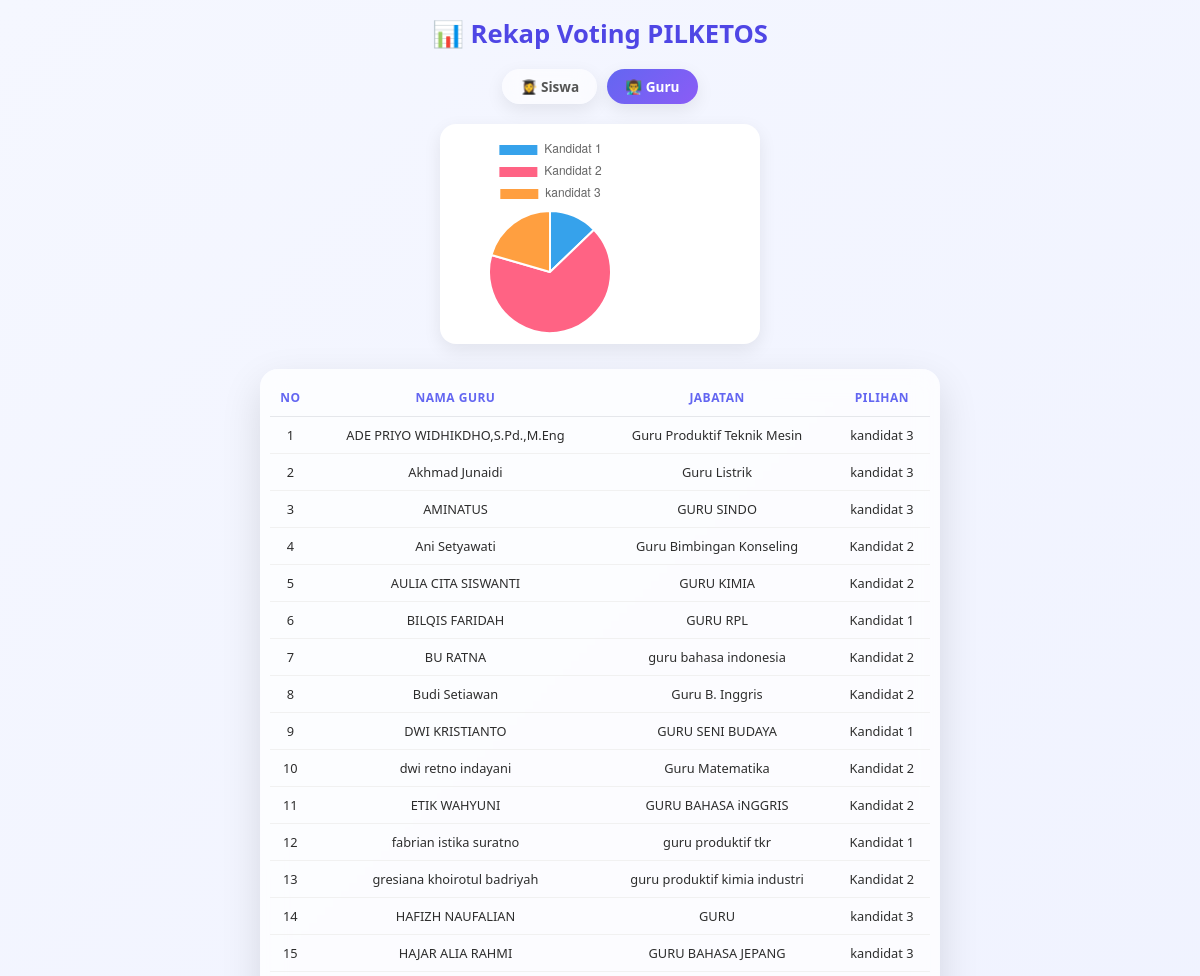
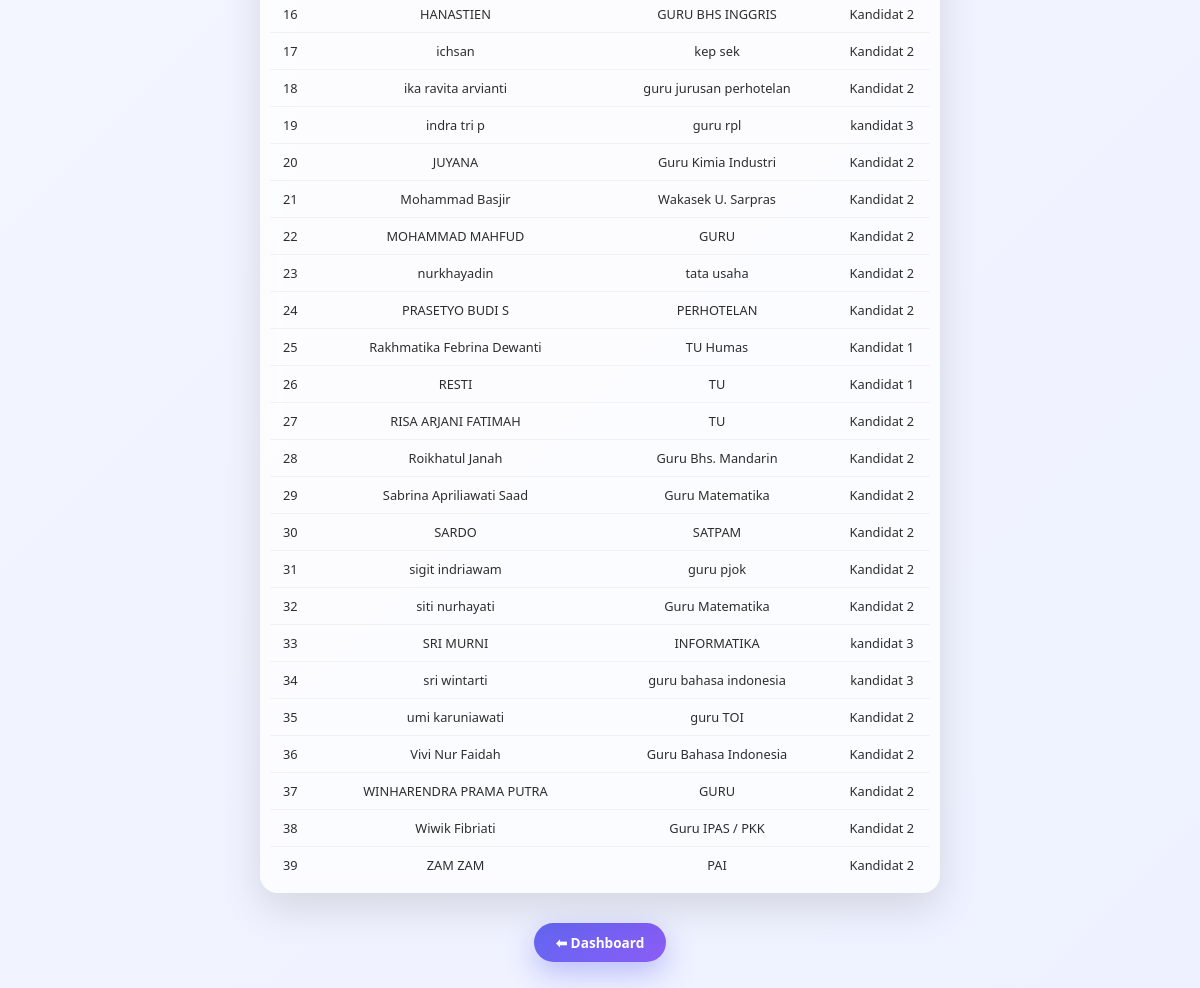
/voting_admin/data_pemilih.php?tab=guru (signed in), run on the app's committed database (2 pictures, top to bottom).
### tables this page shows
CREATE TABLE `guru_admin` (
  `id` int(11) NOT NULL,
  `username` varchar(100) NOT NULL,
  `password` varchar(100) NOT NULL,
  `has_voted` tinyint(1) DEFAULT 0,
  `candidate_id` int(11) DEFAULT NULL,
  `voted_at` datetime DEFAULT NULL,
  `mapel` varchar(100) DEFAULT NULL
);

CREATE TABLE `candidates` (
  `id` int(11) NOT NULL,
  `name` varchar(100) NOT NULL,
  `photo` varchar(255) NOT NULL,
  `visi` text NOT NULL,
  `misi` text NOT NULL,
  `votes` int(11) DEFAULT 0,
  `vote` int(11) NOT NULL DEFAULT 0
);

### voting_admin/data_pemilih.php (the view, shortened to what this page needs)
<?php
include "koneksi.php";
$tab = $_GET['tab'] ?? 'siswa';
$dataGuru = mysqli_query($koneksi, "
    SELECT
        g.username AS nama,
        g.mapel,
        c.name AS kandidat
    FROM guru_admin g
    LEFT JOIN candidates c ON g.candidate_id = c.id
    ORDER BY g.username ASC
");
$qGrafikSiswa = mysqli_query($koneksi, "
    SELECT
        v.class,
        c.name AS kandidat,
        COUNT(*) AS total
    FROM voters v
    JOIN candidates c ON v.candidate_id = c.id
    GROUP BY v.class, c.name
");
$grafikSiswa = [];
while ($r = mysqli_fetch_assoc($qGrafikSiswa)) {
    $grafikSiswa[] = $r;
}
$qGrafikGuru = mysqli_query($koneksi, "
    SELECT
        c.name AS kandidat,
        COUNT(*) AS total
    FROM guru_admin g
    JOIN candidates c ON g.candidate_id = c.id
    GROUP BY c.name
");
$grafikGuru = [];
while ($r = mysqli_fetch_assoc($qGrafikGuru)) {
    $grafikGuru[] = $r;
}
?>
<!DOCTYPE html>
<html lang="id">
<head>
<link rel="stylesheet" href="style/data_pemilih.css">
</head>
<body>
<h2>📊 Rekap Voting PILKETOS</h2>
<div class="tabs">
    <a href="?tab=siswa" class="<?= $tab=='siswa'?'active':'' ?>">👩‍🎓 Siswa</a>
    <a href="?tab=guru" class="<?= $tab=='guru'?'active':'' ?>">👨‍🏫 Guru</a>
</div>
<?php if ($tab == 'guru'): ?>
<div class="chart-box">
    <canvas id="chartGuru"></canvas>
</div>
<div class="table-wrap">
<table>
<tr>
    <th>No</th>
    <th>Nama Guru</th>
    <th>Jabatan</th>
    <th>Pilihan</th>
</tr>
<?php
$no = 1;
while ($g = mysqli_fetch_assoc($dataGuru)):
?>
<tr>
    <td><?= $no++ ?></td>
    <td><?= htmlspecialchars($g['nama']) ?></td>
    <td><?= htmlspecialchars($g['mapel']) ?></td>
    <td><?= htmlspecialchars($g['kandidat'] ?? 'Belum memilih') ?></td>
</tr>
<?php endwhile; ?>
</table>
</div>
<?php endif; ?>
<a href="dashboard.php" class="back">⬅ Dashboard</a>
<script>
// ================= GRAFIK SISWA =================
<?php if ($tab == 'siswa'): ?>
const siswaData = <?= json_encode($grafikSiswa) ?>;
const kelas = [...new Set(siswaData.map(d => d.class))];
const kandidat = [...new Set(siswaData.map(d => d.kandidat))];
const datasets = kandidat.map(k => ({
    label: k,
    data: kelas.map(c => {
        const f = siswaData.find(d => d.class === c && d.kandidat === k);
        return f ? f.total : 0;
    })
}));
new Chart(document.getElementById('chartSiswa'), {
    type: 'bar',
    data: { labels: kelas, datasets },
    options: {
        responsive: true,
        plugins: { legend: { position: 'bottom' } }
    }
});
<?php endif; ?>
// ================= GRAFIK GURU =================
<?php if ($tab == 'guru'): ?>
const guruData = <?= json_encode($grafikGuru) ?>;
new Chart(document.getElementById('chartGuru'), {
    type: 'pie',
    data: {
        labels: guruData.map(d => d.kandidat),
        datasets: [{
            data: guruData.map(d => d.total)
        }]
    },
    options: { responsive: true }
});
<?php endif; ?>
</script>
</body>
</html>

### voting_admin/style/data_pemilih.css (style rules this page uses)
* { margin: 0; padding: 0; box-sizing: border-box; }
body { font-family: 'Poppins', system-ui, sans-serif; background: linear-gradient(135deg, #f5f7ff, #eef1ff); color: #2d2d2d; padding: 16px; }
h2 { text-align: center; font-size: 1.6rem; font-weight: 700; color: #4f46e5; margin-bottom: 18px; }
.tabs { display: flex; justify-content: center; gap: 10px; margin-bottom: 20px; flex-wrap: wrap; }
.tabs a { padding: 8px 18px; border-radius: 999px; background: rgba(255,255,255,0.6); backdrop-filter: blur(10px); text-decoration: none; font-weight: 600; font-size: 0.85rem; color: #555; transition: all .25s ease; box-shadow: 0 6px 18px rgba(0,0,0,0.08); }
.tabs a.active { background: linear-gradient(135deg, #6366f1, #8b5cf6); color: #fff; }
.table-wrap { max-width: 680px; margin: 0 auto 28px; background: rgba(255,255,255,0.75); backdrop-filter: blur(12px); border-radius: 18px; padding: 10px; box-shadow: 0 15px 40px rgba(0,0,0,0.12); overflow-x: auto; }
table { width: 100%; border-collapse: collapse; }
th { font-size: 0.75rem; text-transform: uppercase; letter-spacing: .04em; padding: 10px 6px; color: #6366f1; border-bottom: 1px solid #e5e7eb; }
td { padding: 9px 6px; font-size: 0.8rem; text-align: center; border-bottom: 1px solid #f1f1f1; }
tr:last-child td { border-bottom: none; }
.chart-box { width: 320px; height: 220px; margin: 15px auto 25px; padding: 10px; background: #fff; border-radius: 16px; box-shadow: 0 6px 18px rgba(0,0,0,.08); }
.back { display: block; margin: 30px auto 10px; width: max-content; padding: 10px 22px; border-radius: 999px; background: linear-gradient(135deg, #6366f1, #8b5cf6); color: #fff; font-weight: 600; font-size: 0.85rem; text-decoration: none; box-shadow: 0 10px 30px rgba(99,102,241,.4); transition: all .25s ease; }

### data on the page
guru_admin: username "ADE PRIYO WIDHIKDHO,S.Pd.,M.Eng", mapel "Guru Produktif Teknik Mesin", candidate.name "kandidat 3"
guru_admin: username "Akhmad Junaidi", mapel "Guru Listrik", candidate.name "kandidat 3"
guru_admin: username "AMINATUS", mapel "GURU SINDO", candidate.name "kandidat 3"
guru_admin: username "Ani Setyawati", mapel "Guru Bimbingan Konseling", candidate.name "Kandidat 2"
guru_admin: username "AULIA CITA SISWANTI", mapel "GURU KIMIA", candidate.name "Kandidat 2"
guru_admin: username "BILQIS FARIDAH", mapel "GURU RPL", candidate.name "Kandidat 1"
guru_admin: username "BU RATNA", mapel "guru bahasa indonesia", candidate.name "Kandidat 2"
guru_admin: username "Budi Setiawan", mapel "Guru B. Inggris", candidate.name "Kandidat 2"
guru_admin: username "DWI KRISTIANTO", mapel "GURU SENI BUDAYA", candidate.name "Kandidat 1"
guru_admin: username "dwi retno indayani", mapel "Guru Matematika", candidate.name "Kandidat 2"
guru_admin: username "ETIK WAHYUNI", mapel "GURU BAHASA iNGGRIS", candidate.name "Kandidat 2"
guru_admin: username "fabrian istika suratno", mapel "guru produktif tkr", candidate.name "Kandidat 1"
guru_admin: username "gresiana khoirotul badriyah", mapel "guru produktif kimia industri", candidate.name "Kandidat 2"
guru_admin: username "HAFIZH NAUFALIAN", mapel "GURU", candidate.name "kandidat 3"
guru_admin: username "HAJAR ALIA RAHMI", mapel "GURU BAHASA JEPANG", candidate.name "kandidat 3"
guru_admin: username "HANASTIEN", mapel "GURU BHS INGGRIS", candidate.name "Kandidat 2"
guru_admin: username "ichsan", mapel "kep sek", candidate.name "Kandidat 2"
guru_admin: username "ika ravita arvianti", mapel "guru jurusan perhotelan", candidate.name "Kandidat 2"
guru_admin: username "indra tri p", mapel "guru rpl", candidate.name "kandidat 3"
guru_admin: username "JUYANA", mapel "Guru Kimia Industri", candidate.name "Kandidat 2"
guru_admin: username "Mohammad Basjir", mapel "Wakasek U. Sarpras", candidate.name "Kandidat 2"
guru_admin: username "MOHAMMAD MAHFUD", mapel "GURU", candidate.name "Kandidat 2"
guru_admin: username "nurkhayadin", mapel "tata usaha", candidate.name "Kandidat 2"
guru_admin: username "PRASETYO BUDI S", mapel "PERHOTELAN", candidate.name "Kandidat 2"
guru_admin: username "Rakhmatika Febrina Dewanti", mapel "TU Humas", candidate.name "Kandidat 1"
guru_admin: username "RESTI", mapel "TU", candidate.name "Kandidat 1"
guru_admin: username "RISA ARJANI FATIMAH", mapel "TU", candidate.name "Kandidat 2"
guru_admin: username "Roikhatul Janah", mapel "Guru Bhs. Mandarin", candidate.name "Kandidat 2"
guru_admin: username "Sabrina Apriliawati Saad", mapel "Guru Matematika", candidate.name "Kandidat 2"
guru_admin: username "SARDO", mapel "SATPAM", candidate.name "Kandidat 2"
guru_admin: username "sigit indriawam", mapel "guru pjok", candidate.name "Kandidat 2"
guru_admin: username "siti nurhayati", mapel "Guru Matematika", candidate.name "Kandidat 2"
guru_admin: username "SRI MURNI", mapel "INFORMATIKA", candidate.name "kandidat 3"
guru_admin: username "sri wintarti", mapel "guru bahasa indonesia", candidate.name "kandidat 3"
guru_admin: username "umi karuniawati", mapel "guru TOI", candidate.name "Kandidat 2"
guru_admin: username "Vivi Nur Faidah", mapel "Guru Bahasa Indonesia", candidate.name "Kandidat 2"
guru_admin: username "WINHARENDRA PRAMA PUTRA", mapel "GURU", candidate.name "Kandidat 2"
guru_admin: username "Wiwik Fibriati", mapel "Guru IPAS / PKK", candidate.name "Kandidat 2"
guru_admin: username "ZAM ZAM", mapel "PAI", candidate.name "Kandidat 2"

### other printed values
chart data {{ json_encode($grafikGuru) }} [{"kandidat":"Kandidat 1","total":"5"},{"kandidat":"Kandidat 2","total":"26"},{"kandidat":"kandidat 3","total":"8"}]
